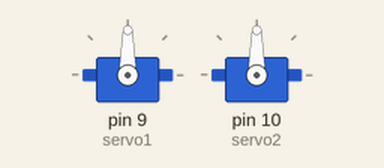
Recording of a sketch running on a simulated Arduino Uno, built with avr-gcc and run on an emulated ATmega328P. On the bench: 2 × servo.

Above: at 0.05 s.
At 0.9 s:
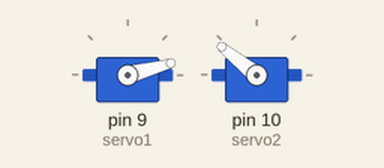
At 1.2 s:
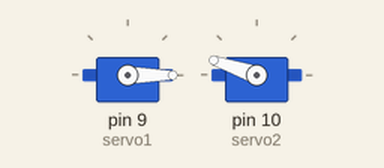
At 1.8 s:
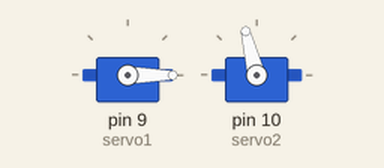
Timing chart, 0 to 4.1 s (numbered marks = the images above):
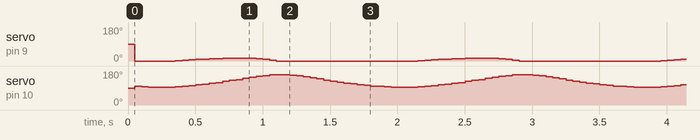

The sketch:

robot_arm_ik_479.ino
```cpp
// snippet: robot_arm_ik_479
// tags: robot, arm, ik, inverse-kinematics, servo, math
// boards: avr, megaavr, nano33iot, rp2040
// not-tags: romi32u4
// library: Servo
// description: IK circular trajectory: move the end-effector in a circle of radius 5 cm centred at (8, 5) cm
// prompts: circular, trajectory, end-effector, circle, radius, centred
// verified: compile-only
// source: kd-generated (id 479)
// exact-include: Servo.h

#include <Servo.h>

Servo servo1;
Servo servo2;

const float L1 = 12.0;  // upper arm length (cm)
const float L2 = 9.0;   // forearm length (cm)
const float R = 5.0;  // radius in cm
const float X_C = 8.0;  // center X in cm
const float Y_C = 5.0;  // center Y in cm
const int NUM_WAYPOINTS = 36;
const unsigned long STEP_MS = 50;

void setup() {
  servo1.attach(9);
  servo2.attach(10);
  Serial.begin(9600);
}

void loop() {
  static unsigned long t = 0;
  static int waypoint = 0;

  if (millis() - t >= STEP_MS) {
    t = millis();

    // Calculate angle for current waypoint
    float angle = (2 * PI * waypoint) / NUM_WAYPOINTS;

    // Calculate Cartesian coordinates
    float X = X_C + R * cos(angle);
    float Y = Y_C + R * sin(angle);

    // Real 2-link IK (law of cosines) for the shoulder/elbow angles at this point.
    float cosT2 = (X * X + Y * Y - L1 * L1 - L2 * L2) / (2.0f * L1 * L2);
    cosT2 = constrain(cosT2, -1.0f, 1.0f);
    float theta2 = acos(cosT2);
    float theta1 = atan2(Y, X) - atan2(L2 * sin(theta2), L1 + L2 * cos(theta2));

    // Convert radians to degrees and clamp to the servo range.
    int servo1Angle = constrain((int)(theta1 * 180.0 / PI), 0, 180);
    int servo2Angle = constrain((int)(theta2 * 180.0 / PI), 0, 180);

    // Set servo angles
    servo1.write(servo1Angle);
    servo2.write(servo2Angle);

    // Move to next waypoint
    waypoint = (waypoint + 1) % NUM_WAYPOINTS;
  }
}
```

Measured:
- by itself, servo on pin 9 (servo1): repeats every 1.8 s: 2° 0.05 s, 4° 0.05 s, 6° 0.05 s, 8° 0.05 s, 10° 0.05 s, 12° 0.05 s, 13° 0.05 s, 14° 0.05 s, 15° 0.15 s, 14° 0.05 s, 12° 0.05 s, 9° 0.05 s, 4° 0.05 s, 0° 1.1 s
